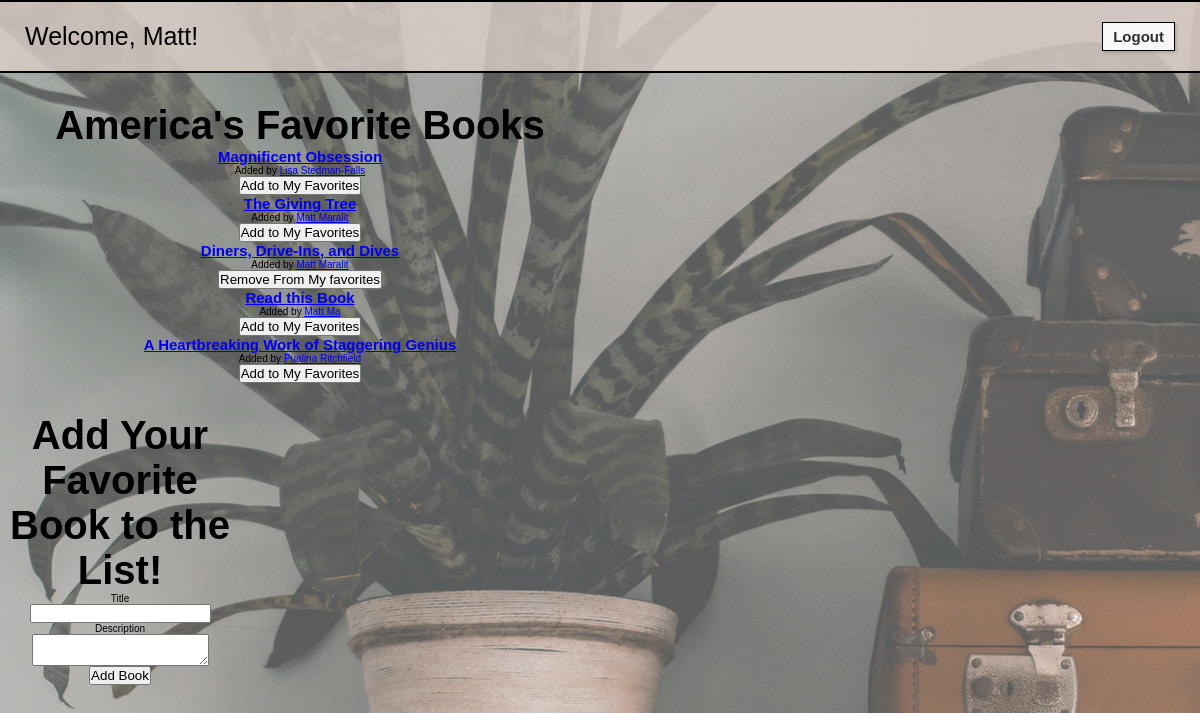
Page /book/ (signed in) on the committed database.
### login_registration_app/models.py (models this page shows, shortened)
class User(models.Model):
    first_name = models.CharField(max_length=255)
    last_name = models.CharField(max_length=255)
    email = models.CharField(max_length=255)
    password = models.CharField(max_length=255)
    created_at = models.DateTimeField(auto_now_add=True)
    updated_at = models.DateTimeField(auto_now=True)
    objects = UserManager()

### books_app/models.py (models this page shows, shortened)
class Book(models.Model):
    title = models.CharField(max_length=255)
    description = models.TextField()
    uploaded_by = models.ForeignKey(User, related_name = "books_uploaded", on_delete = models.CASCADE)
    favorited_by = models.ManyToManyField(User, related_name = "books_favorited")
    created_at = models.DateTimeField(auto_now_add=True)
    updated_at = models.DateTimeField(auto_now=True)
    objects = BookManager()

### books_app/views.py (the view)
# urls.py: path('', views.book), #GET request to display all objects' info starting at a different root
def book(request): #GET REQUEST
    if "user_id" not in request.session:
        messages.error(request, "You must be logged in to view this site")
        return redirect ("/")
    else:
        context = {
        "all_the_users": User.objects.all(),
        "this_user": User.objects.get(id=request.session["user_id"]),
        "all_the_books": Book.objects.all(),
    }
    return render(request, "books.html", context)

### books_app/templates/books.html (shortened to what this page needs)
<!DOCTYPE html>
<html lang="en-US">
<head>
    {% load static %}
    <link rel="stylesheet" href="{% static 'style.css' %}">
</head>
<body>
    <div id="container">
        <nav>
            <p>Welcome, {{this_user.first_name}}!</p>
            <form action="/logout" method="POST">
                <button type="submit">Logout</button>
            </form>
        </nav>
        <div id="books_wrapper">
            <div id="books">
                <h1>America's Favorite Books</h1>
                {% for book in all_the_books %}
                <div>
                    <a href= "{{book.id}}"><h2>{{book.title}}</h2></a>
                    <p>Added by
                        <a href= "user/{{book.uploaded_by.id}}">{{book.uploaded_by.first_name}} {{book.uploaded_by.last_name}}</a>
                    </p>
                    {% if book in this_user.books_favorited.all %}
                    <form action="{{book.id}}/unfavorite_homepage" method="POST">
                        <button type="submit">Remove From My favorites</button>
                    </form>
                    {% else %}
                    <form action="{{book.id}}/favorite_homepage" method="POST">
                        <button type="submit">Add to My Favorites</button>
                    </form>
                        {% endif %}
                </div>
                {% endfor %}
            </div>
            <div id ="add_book">
                <h1>Add Your Favorite Book to the List!</h1>
                <form action="create_book" method="POST">
                    <label for="title">Title</label>
                    <input name="title" type="text">
                    <label for="description">Description</label>
                    <textarea name="description"></textarea>
                    <button type="submit">Add Book</button>
                </form>
            </div>
        </div>
    </div>
</body>
</html>

### books_app/static/style.css (style rules this page uses)
* { margin:0; padding:0; }
#container { position:relative; min-height:100vh; }
#container::after { content:""; background-image:url("books.jpg"); opacity:.7; top:0; left:0; bottom:0; right:0; position:absolute; z-index:-1; }
html { font-size:10px; font-family: Arial, Helvetica, sans-serif; }
nav { display: flex; justify-content: space-between; align-items:center; background-color: rgba(220, 208, 201, .8); padding:2rem 2.5rem; border-top:.2rem solid black; border-bottom:.2rem solid black; }
nav p { font-size:2.5rem; }
nav a, nav button { font-size:1.5rem; font-weight: bold; padding:.5rem 1rem; box-shadow:rgba(0, 0, 0, 0.15) 1.95px 1.95px 2.6px; color:#2D3033; background-color:#F8F8F8; text-decoration: none; border:.1rem solid black; }
#books { width:50%; }
#add_book { width:20%; }
#add_book, #add_book form, #books, #books > div { display: flex; flex-direction: column; align-items: center; }
#add_book h1, #books h1 { font-size:4rem; padding-top:3rem; text-align: center; }

### rows in the picture
User: first_name "Matt"
Book: title "Magnificent Obsession", uploaded_by.first_name "Lisa", uploaded_by.last_name "Stedman-Falls"
Book: title "The Giving Tree", uploaded_by.first_name "Matt", uploaded_by.last_name "Maralit"
Book: title "Diners, Drive-Ins, and Dives", uploaded_by.first_name "Matt", uploaded_by.last_name "Maralit"
Book: title "Read this Book", uploaded_by.first_name "Matt", uploaded_by.last_name "Ma"
Book: title "A Heartbreaking Work of Staggering Genius", uploaded_by.first_name "Pualina", uploaded_by.last_name "Ritchfield"
